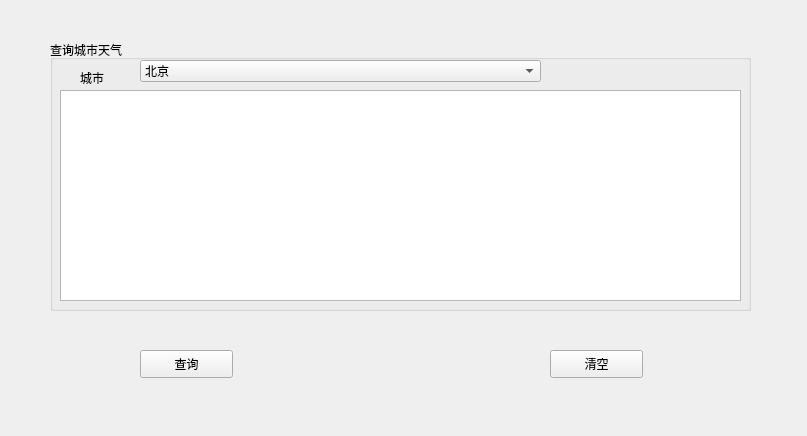
<?xml version="1.0" encoding="UTF-8"?>
<ui version="4.0">
 <class>Form</class>
 <widget class="QWidget" name="Form">
  <property name="geometry">
   <rect>
    <x>0</x>
    <y>0</y>
    <width>807</width>
    <height>436</height>
   </rect>
  </property>
  <property name="windowTitle">
   <string>Form</string>
  </property>
  <widget class="QPushButton" name="pushButtonQuery">
   <property name="geometry">
    <rect>
     <x>140</x>
     <y>350</y>
     <width>93</width>
     <height>28</height>
    </rect>
   </property>
   <property name="text">
    <string>查询</string>
   </property>
  </widget>
  <widget class="QPushButton" name="pushButtonClear">
   <property name="geometry">
    <rect>
     <x>550</x>
     <y>350</y>
     <width>93</width>
     <height>28</height>
    </rect>
   </property>
   <property name="text">
    <string>清空</string>
   </property>
  </widget>
  <widget class="QGroupBox" name="groupBoxWeatherQuery">
   <property name="geometry">
    <rect>
     <x>50</x>
     <y>40</y>
     <width>701</width>
     <height>271</height>
    </rect>
   </property>
   <property name="title">
    <string>查询城市天气</string>
   </property>
   <widget class="QLabel" name="labelCity">
    <property name="geometry">
     <rect>
      <x>30</x>
      <y>30</y>
      <width>72</width>
      <height>15</height>
     </rect>
    </property>
    <property name="text">
     <string>城市</string>
    </property>
   </widget>
   <widget class="QComboBox" name="comboBoxWeather">
    <property name="geometry">
     <rect>
      <x>90</x>
      <y>20</y>
      <width>401</width>
      <height>22</height>
     </rect>
    </property>
    <item>
     <property name="text">
      <string>北京</string>
     </property>
    </item>
    <item>
     <property name="text">
      <string>上海</string>
     </property>
    </item>
    <item>
     <property name="text">
      <string>天津</string>
     </property>
    </item>
    <item>
     <property name="text">
      <string>广州</string>
     </property>
    </item>
    <item>
     <property name="text">
      <string>长春</string>
     </property>
    </item>
    <item>
     <property name="text">
      <string>吉林</string>
     </property>
    </item>
    <item>
     <property name="text">
      <string>合肥</string>
     </property>
    </item>
    <item>
     <property name="text">
      <string>哈尔滨</string>
     </property>
    </item>
    <item>
     <property name="text">
      <string>齐齐哈尔</string>
     </property>
    </item>
    <item>
     <property name="text">
      <string>桂林</string>
     </property>
    </item>
    <item>
     <property name="text">
      <string>济南</string>
     </property>
    </item>
   </widget>
   <widget class="QTextEdit" name="textEditResult">
    <property name="geometry">
     <rect>
      <x>10</x>
      <y>50</y>
      <width>681</width>
      <height>211</height>
     </rect>
    </property>
   </widget>
  </widget>
 </widget>
 <resources/>
 <connections>
  <connection>
   <sender>pushButtonQuery</sender>
   <signal>clicked()</signal>
   <receiver>Form</receiver>
   <slot>queryWeather()</slot>
   <hints>
    <hint type="sourcelabel">
     <x>187</x>
     <y>360</y>
    </hint>
    <hint type="destinationlabel">
     <x>221</x>
     <y>478</y>
    </hint>
   </hints>
  </connection>
  <connection>
   <sender>pushButtonClear</sender>
   <signal>clicked()</signal>
   <receiver>Form</receiver>
   <slot>clearResult()</slot>
   <hints>
    <hint type="sourcelabel">
     <x>596</x>
     <y>357</y>
    </hint>
    <hint type="destinationlabel">
     <x>615</x>
     <y>466</y>
    </hint>
   </hints>
  </connection>
 </connections>
 <slots>
  <slot>queryWeather()</slot>
  <slot>clearResult()</slot>
 </slots>
</ui>
